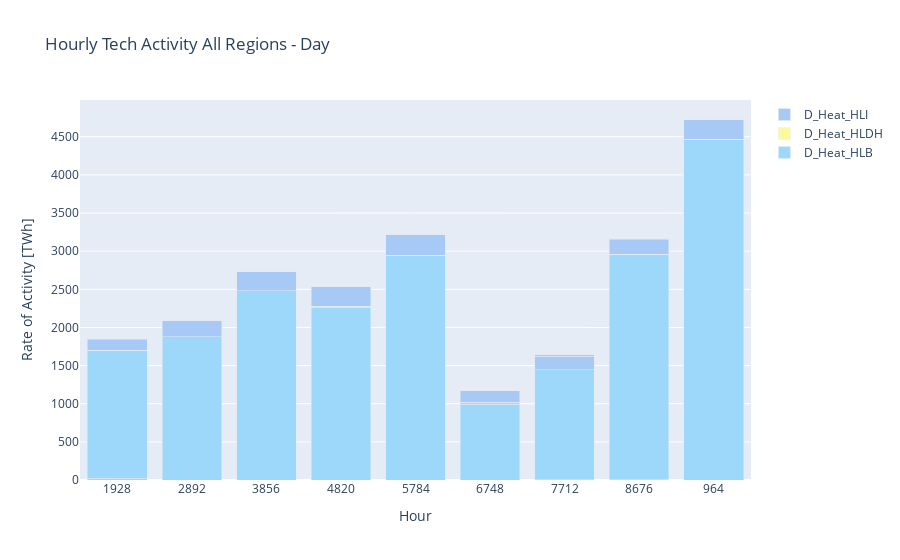

Notebook code for this chart:
### Markdown cell above
### Hourly data

### Code cell
tech_activity_hourly_facilitation = HourlyTechActivityRateFacilitator(sol_path=SOLUTION_FILEPATH, region="All", year=2050)

relevant_data = tech_activity_hourly_facilitation.get_relevant_data()

relevant_data.filter_by_list(column="Technology", by_filter=["D_Heat_HLDH", "D_Heat_HLI", "D_Heat_HLB"])
relevant_data.aggreagate_all_by_sum(column_to_aggregate="Region", aggregated_entry_name="All", column_to_sum="Value")

fig = tech_activity_hourly_facilitation.plot(relevant_data)

if WRITE_IMAGE:
    fig.write_image("HourlyTechActivityAllRegions.pdf" + TITLE_ADDON.replace(" ", "") + ".png")

fig.update_layout(title="Hourly Storage Tech Activity All Regions" + TITLE_ADDON)

fig.show()

### Figure 1 — Plotly figure (JSON) as saved in the notebook; plotly's stock layout.template omitted (floating-point values rounded to 4 significant figures)
{"data": [{"marker": {"color": "#9dd8fa"}, "name": "D_Heat_HLB", "showlegend": true, "type": "bar", "x": ["1928", "1928", "1928", "1928", "2892", "2892", "2892", "2892", "3856", "3856", "3856", "3856", "4820", "4820", "4820", "4820", "5784", "5784", "5784", "5784", "6748", "6748", "6748", "6748", "7712", "7712", "7712", "7712", "8676", "8676", "8676", "8676", "964", "964", "964", "964"], "y": [19.99, 1681.0, 0, 0, 1876.0, 3.959, 0, 0, 2479.0, 0, 0, 0, 2265.0, 13.02, 0, 0, 2948.0, 0, 0, 0, 991.6, 21.67, 0, 0, 2.099, 1442.0, 0, 0, 2.502, 2956.0, 0, 0, 0, 4465.0, 0, 0]}, {"marker": {"color": "#fafa9d"}, "name": "D_Heat_HLDH", "showlegend": true, "type": "bar", "x": ["1928", "1928", "1928", "1928", "2892", "2892", "2892", "2892", "3856", "3856", "3856", "3856", "4820", "4820", "4820", "4820", "5784", "5784", "5784", "5784", "6748", "6748", "6748", "6748", "7712", "7712", "7712", "7712", "8676", "8676", "8676", "8676", "964", "964", "964", "964"], "y": [0, 0, 0, 0, 0, 0, 0, 0, 0, 0, 0, 0, 0, 0, 0, 0, 0, 0, 0, 0, 0, 0, 0, 0, 0, 0, 0, 0, 0, 0, 0, 0, 0, 0, 0, 0]}, {"marker": {"color": "#a7c9f5"}, "name": "D_Heat_HLI", "showlegend": true, "type": "bar", "x": ["1928", "1928", "1928", "1928", "2892", "2892", "2892", "2892", "3856", "3856", "3856", "3856", "4820", "4820", "4820", "4820", "5784", "5784", "5784", "5784", "6748", "6748", "6748", "6748", "7712", "7712", "7712", "7712", "8676", "8676", "8676", "8676", "964", "964", "964", "964"], "y": [137.2, 14.42, 0, 0, 213.4, 0, 0, 0, 0, 258.7, 0, 0, 1.959, 253.6, 0, 0, 0, 275.6, 0, 0, 4.791, 152.2, 0, 0, 176.5, 18.13, 0, 0, 193.8, 14.57, 0, 0, 263.5, 4.062, 0, 0]}], "layout": {"barmode": "stack", "title": {"text": "Hourly Tech Activity All Regions - Day"}, "xaxis": {"title": {"text": "Hour"}}, "yaxis": {"title": {"text": "Rate of Activity [TWh]"}}}}
